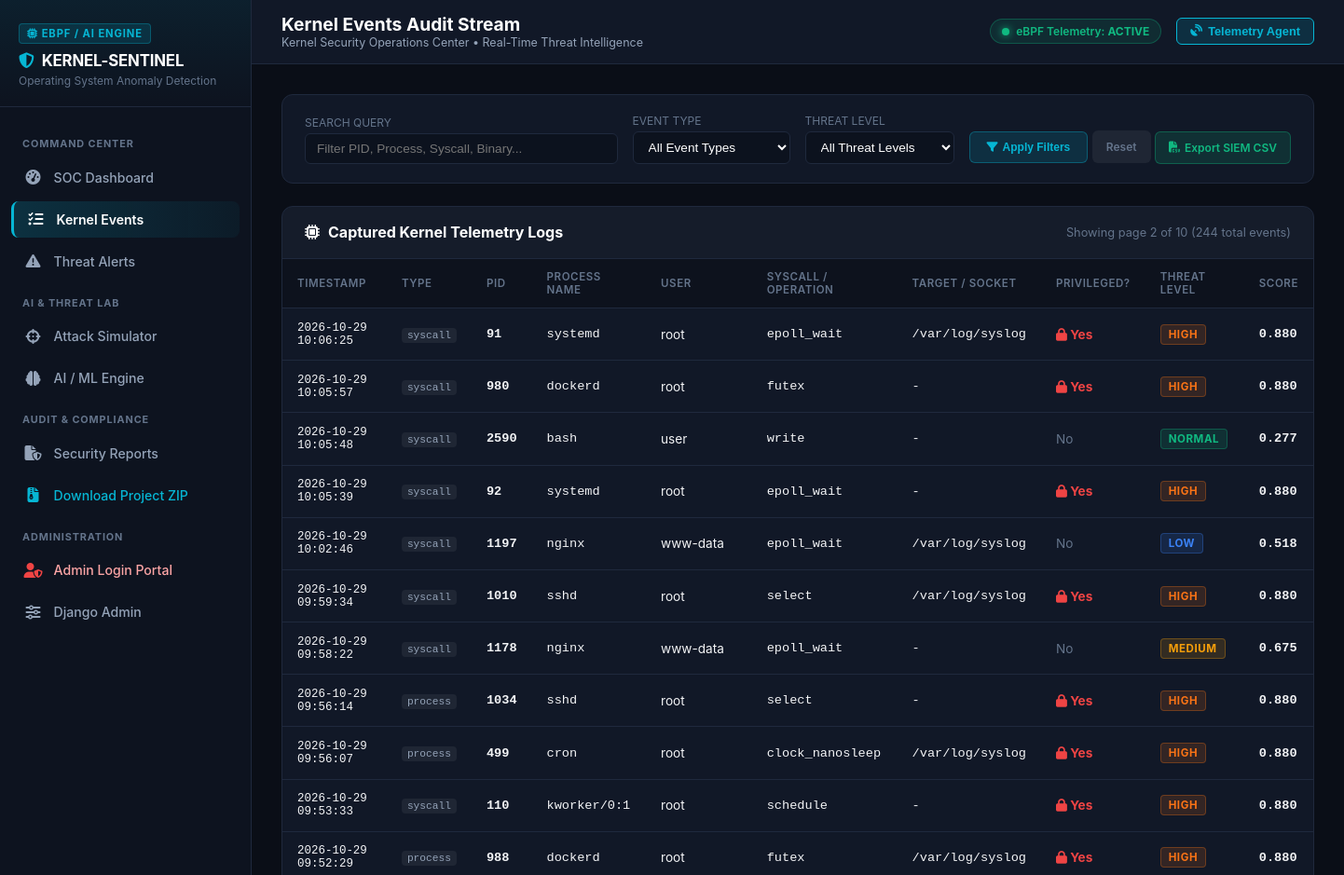
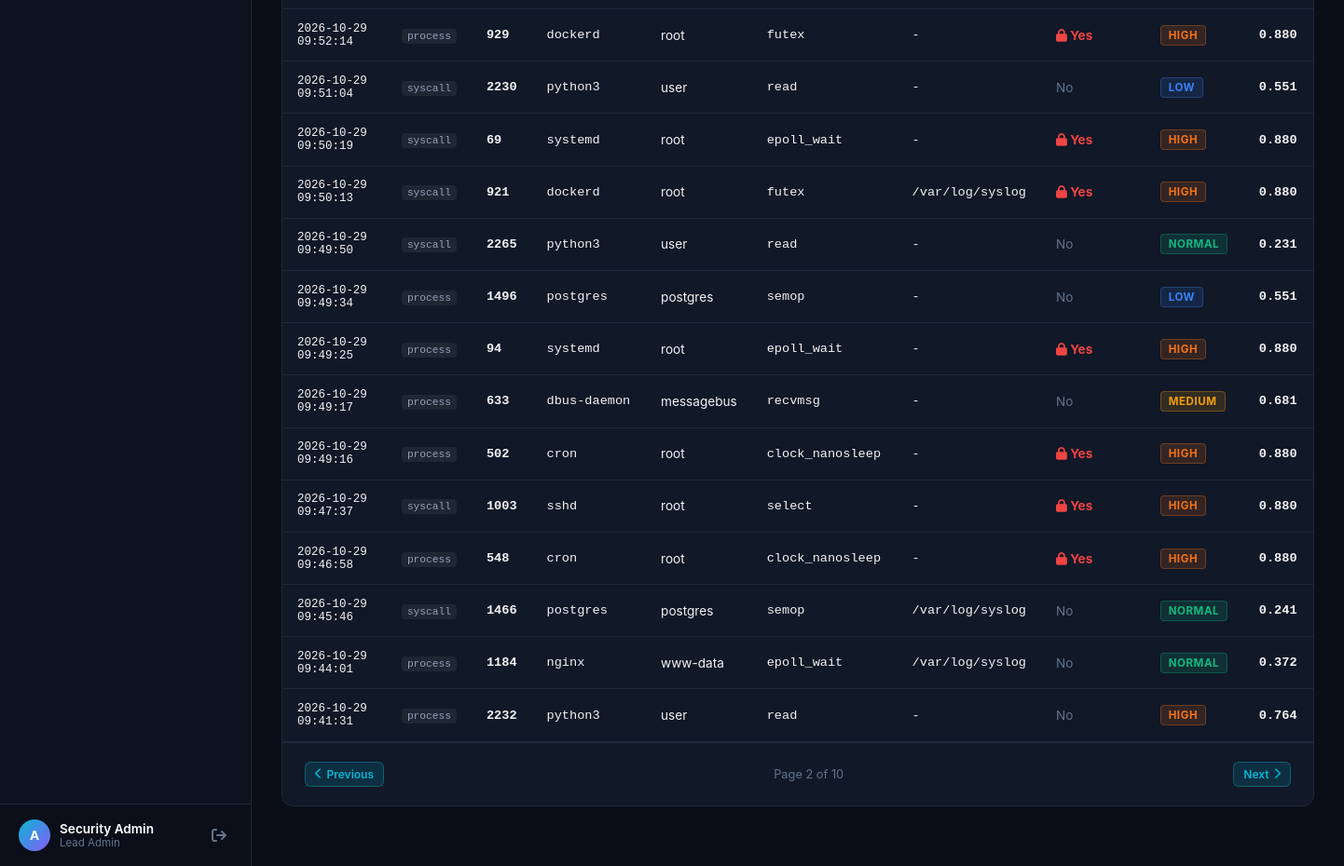
Page /events/?page=2&q=&type=&threat= (signed in) on the committed database (2 pictures, top to bottom).
### monitoring/models.py (models this page shows, shortened)
class KernelEvent(models.Model):
    EVENT_TYPES = (
        ('syscall', 'System Call'),
        ('process', 'Process Event'),
        ('file', 'File Operation'),
        ('network', 'Network Connection'),
        ('privilege', 'Privilege Change'),
    )
    event_id = models.CharField(max_length=64, unique=True, default=uuid.uuid4, editable=False)
    event_type = models.CharField(max_length=20, choices=EVENT_TYPES, db_index=True)
    process_id = models.IntegerField(help_text="PID of the triggering process", db_index=True)
    process_name = models.CharField(max_length=255, db_index=True)
    parent_pid = models.IntegerField(null=True, blank=True)
    user = models.CharField(max_length=100, default='root')
    binary_path = models.CharField(max_length=512, blank=True, default='')
    syscall_name = models.CharField(max_length=100, blank=True, default='')
    target_path = models.CharField(max_length=512, blank=True, default='')
    ip_address = models.CharField(max_length=64, blank=True, default='')
    port = models.IntegerField(null=True, blank=True)
    is_privileged = models.BooleanField(default=False)
    timestamp = models.DateTimeField(auto_now_add=True, db_index=True)
    raw_data = models.JSONField(default=dict, blank=True)
    class Meta:
        ordering = ['-timestamp']

class AnomalyResult(models.Model):
    THREAT_LEVELS = (
        ('NORMAL', 'Normal Activity'),
        ('LOW', 'Low Risk'),
        ('MEDIUM', 'Medium Risk'),
        ('HIGH', 'High Risk'),
        ('CRITICAL', 'Critical Threat'),
    )
    event = models.OneToOneField(KernelEvent, on_delete=models.CASCADE, related_name='anomaly_result')
    anomaly_score = models.FloatField(help_text="Calculated anomaly score between 0.0 and 1.0")
    is_anomaly = models.BooleanField(default=False, db_index=True)
    threat_level = models.CharField(max_length=20, choices=THREAT_LEVELS, default='NORMAL', db_index=True)
    model_type = models.CharField(max_length=100, default='Isolation Forest')
    feature_vector = models.JSONField(default=dict, blank=True)
    explanation = models.JSONField(default=dict, blank=True, help_text="Top deviating feature contributions")
    detected_at = models.DateTimeField(auto_now_add=True)
    class Meta:
        ordering = ['-detected_at']

### monitoring/views.py (the view, shortened to what this page needs)
# urls.py: path('events/', views.events_view, name='events'),
@login_required
def events_view(request):
    event_type = request.GET.get('type', '')
    threat_level = request.GET.get('threat', '')
    search = request.GET.get('q', '').strip()
    events_qs = KernelEvent.objects.select_related('anomaly_result')
    if event_type:
        events_qs = events_qs.filter(event_type=event_type)
    if threat_level:
        events_qs = events_qs.filter(anomaly_result__threat_level=threat_level)
    paginator = Paginator(events_qs, 25)
    page_number = request.GET.get('page')
    page_obj = paginator.get_page(page_number)
    context = {
        'page_obj': page_obj,
        'event_type': event_type,
        'threat_level': threat_level,
        'search': search,
    }
    return render(request, 'monitoring/events.html', context)

### templates/monitoring/events.html (shortened to what this page needs)
{% extends "monitoring/base.html" %}
{% block page_title %}Kernel Events Audit Stream{% endblock %}
{% block content %}
<div class="soc-panel" style="padding: 1.25rem 1.5rem; margin-bottom: 1.5rem;">
    <form method="GET" action="{% url 'events' %}" style="display: flex; gap: 1rem; flex-wrap: wrap; align-items: flex-end;">
        <div style="flex: 1; min-width: 220px;">
            <label style="display: block; font-size: 0.75rem; color: var(--text-dim); margin-bottom: 4px; text-transform: uppercase;">Search Query</label>
            <input type="text" name="q" value="{{ search }}" placeholder="Filter PID, Process, Syscall, Binary..."
                   style="width: 100%; background: #0c121e; border: 1px solid var(--border-color); color: #fff; padding: 8px 12px; border-radius: 6px; font-size: 0.85rem;">
        </div>
        <div style="min-width: 160px;">
            <label style="display: block; font-size: 0.75rem; color: var(--text-dim); margin-bottom: 4px; text-transform: uppercase;">Event Type</label>
            <select name="type" style="width: 100%; background: #0c121e; border: 1px solid var(--border-color); color: #fff; padding: 8px 12px; border-radius: 6px; font-size: 0.85rem;">
                <option value="">All Event Types</option>
            </select>
        </div>
        <div style="min-width: 160px;">
            <label style="display: block; font-size: 0.75rem; color: var(--text-dim); margin-bottom: 4px; text-transform: uppercase;">Threat Level</label>
            <select name="threat" style="width: 100%; background: #0c121e; border: 1px solid var(--border-color); color: #fff; padding: 8px 12px; border-radius: 6px; font-size: 0.85rem;">
                <option value="">All Threat Levels</option>
            </select>
        </div>
        <div>
            <button type="submit" class="btn-action btn-view" style="padding: 9px 18px;">
                <i class="fa-solid fa-filter"></i> Apply Filters
            </button>
            <a href="{% url 'events' %}" class="btn-action" style="background: rgba(255,255,255,0.06); color: var(--text-dim); padding: 9px 14px;">Reset</a>
            <a href="{% url 'export_csv' %}" class="btn-action btn-resolve" style="padding: 9px 14px;">
                <i class="fa-solid fa-file-csv"></i> Export SIEM CSV
            </a>
        </div>
    </form>
</div>
<div class="soc-panel">
    <div class="soc-panel-header">
        <div class="soc-panel-title">
            <i class="fa-solid fa-microchip"></i>
            <span>Captured Kernel Telemetry Logs</span>
        </div>
        <div style="font-size: 0.8rem; color: var(--text-dim);">
            Showing page {{ page_obj.number }} of {{ page_obj.paginator.num_pages }} ({{ page_obj.paginator.count }} total events)
        </div>
    </div>
    <div style="overflow-x: auto;">
        <table class="soc-table">
            <thead>
                <tr>
                    <th>Timestamp</th>
                    <th>Type</th>
                    <th>PID</th>
                    <th>Process Name</th>
                    <th>User</th>
                    <th>Syscall / Operation</th>
                    <th>Target / Socket</th>
                    <th>Privileged?</th>
                    <th>Threat Level</th>
                    <th>Score</th>
                </tr>
            </thead>
            <tbody>
                {% for ev in page_obj %}
                <tr>
                    <td class="font-mono text-cyan" style="font-size: 0.78rem;">
                        {{ ev.timestamp|date:"Y-m-d H:i:s" }}
                    </td>
                    <td><span class="badge-type">{{ ev.event_type }}</span></td>
                    <td class="font-mono"><strong>{{ ev.process_id }}</strong></td>
                    <td class="font-mono">{{ ev.process_name }}</td>
                    <td>{{ ev.user }}</td>
                    <td class="font-mono text-dim">{{ ev.syscall_name|default:"-" }}</td>
                    <td class="font-mono text-dim" style="max-width: 220px; overflow: hidden; text-overflow: ellipsis; white-space: nowrap;" title="{{ ev.target_path|default:ev.ip_address }}">
                        {{ ev.target_path|default:ev.ip_address|default:"-" }}
                    </td>
                    <td>
                        {% if ev.is_privileged %}
                            <span style="color: var(--accent-crimson); font-weight: 700;"><i class="fa-solid fa-lock"></i> Yes</span>
                        {% else %}
                            <span style="color: var(--text-dim);">No</span>
                        {% endif %}
                    </td>
                    <td>
                        {% if ev.anomaly_result %}
                            <span class="badge-threat badge-{{ ev.anomaly_result.threat_level }}">{{ ev.anomaly_result.threat_level }}</span>
                        {% else %}
                            <span class="badge-threat badge-NORMAL">NORMAL</span>
                        {% endif %}
                    </td>
                    <td class="font-mono" style="font-weight: 700;">
                        {% if ev.anomaly_result %}
                            {{ ev.anomaly_result.anomaly_score|floatformat:3 }}
                        {% else %}
                            0.02
                        {% endif %}
                    </td>
                </tr>
                {% empty %}
                <tr>
                    <td colspan="10" style="text-align: center; color: var(--text-dim); padding: 3rem;">
                        No kernel events found matching your search criteria.
                    </td>
                </tr>
                {% endfor %}
            </tbody>
        </table>
    </div>
    {% if page_obj.has_other_pages %}
    <div style="padding: 1.25rem 1.5rem; display: flex; justify-content: space-between; align-items: center; border-top: 1px solid var(--border-color);">
        <div>
            {% if page_obj.has_previous %}
                <a href="?page={{ page_obj.previous_page_number }}&q={{ search }}&type={{ event_type }}&threat={{ threat_level }}" class="btn-action btn-view">
                    <i class="fa-solid fa-chevron-left"></i> Previous
                </a>
            {% endif %}
        </div>
        <div style="font-size: 0.8rem; color: var(--text-dim);">
            Page {{ page_obj.number }} of {{ page_obj.paginator.num_pages }}
        </div>
        <div>
            {% if page_obj.has_next %}
                <a href="?page={{ page_obj.next_page_number }}&q={{ search }}&type={{ event_type }}&threat={{ threat_level }}" class="btn-action btn-view">
                    Next <i class="fa-solid fa-chevron-right"></i>
                </a>
            {% endif %}
        </div>
    </div>
    {% endif %}
</div>
{% endblock %}

### templates/monitoring/base.html (shortened to what this page needs)
<!DOCTYPE html>
<html lang="en">
<head>
    <link rel="stylesheet" href="https://cdnjs.cloudflare.com/ajax/libs/font-awesome/6.5.1/css/all.min.css">
    <link rel="stylesheet" href="/static/css/cyber_soc.css">
</head>
<body>
    <aside class="soc-sidebar">
        <div class="sidebar-header">
            <span class="brand-badge"><i class="fa-solid fa-microchip"></i> eBPF / AI Engine</span>
            <div class="brand-title">
                <i class="fa-solid fa-shield-halved"></i>
                <span>KERNEL-SENTINEL</span>
            </div>
            <div class="brand-subtitle">Operating System Anomaly Detection</div>
        </div>
        <nav class="sidebar-nav">
            <div class="nav-section-label">Command Center</div>
            <a href="{% url 'dashboard' %}" class="soc-nav-link {% if request.resolver_match.url_name == 'dashboard' %}active{% endif %}">
                <i class="fa-solid fa-gauge-high"></i>
                <span>SOC Dashboard</span>
            </a>
            <a href="{% url 'events' %}" class="soc-nav-link {% if request.resolver_match.url_name == 'events' %}active{% endif %}">
                <i class="fa-solid fa-list-check"></i>
                <span>Kernel Events</span>
            </a>
            <a href="{% url 'alerts' %}" class="soc-nav-link {% if request.resolver_match.url_name == 'alerts' %}active{% endif %}">
                <i class="fa-solid fa-triangle-exclamation"></i>
                <span>Threat Alerts</span>
            </a>
            <div class="nav-section-label">AI & Threat Lab</div>
            <a href="{% url 'simulator' %}" class="soc-nav-link {% if request.resolver_match.url_name == 'simulator' %}active{% endif %}">
                <i class="fa-solid fa-crosshairs"></i>
                <span>Attack Simulator</span>
            </a>
            <a href="{% url 'model_management' %}" class="soc-nav-link {% if request.resolver_match.url_name == 'model_management' %}active{% endif %}">
                <i class="fa-solid fa-brain"></i>
                <span>AI / ML Engine</span>
            </a>
            <div class="nav-section-label">Audit & Compliance</div>
            <a href="{% url 'reports' %}" class="soc-nav-link {% if request.resolver_match.url_name == 'reports' %}active{% endif %}">
                <i class="fa-solid fa-file-shield"></i>
                <span>Security Reports</span>
            </a>
            <a href="{% url 'download_zip' %}" class="soc-nav-link" style="color: var(--accent-cyan);">
                <i class="fa-solid fa-file-zipper"></i>
                <span>Download Project ZIP</span>
            </a>
            <div class="nav-section-label">Administration</div>
            <a href="{% url 'admin_login' %}" class="soc-nav-link" style="color: #fca5a5;">
                <i class="fa-solid fa-user-shield" style="color: var(--accent-crimson);"></i>
                <span>Admin Login Portal</span>
            </a>
            <a href="{% url 'admin:index' %}" target="_blank" class="soc-nav-link">
                <i class="fa-solid fa-sliders"></i>
                <span>Django Admin</span>
            </a>
        </nav>
        <div class="sidebar-footer">
            <div class="user-profile">
                <div class="user-info">
                    <div class="user-avatar">
                        {{ request.user.username|make_list|first|upper }}
                    </div>
                    <div>
                        <div class="user-name">{{ request.user.get_full_name|default:request.user.username }}</div>
                        <div class="user-role">
                            {% if request.user.is_superuser %}Lead Admin{% else %}Security Analyst{% endif %}
                        </div>
                    </div>
                </div>
                <a href="{% url 'logout' %}" class="btn-logout" title="Sign Out">
                    <i class="fa-solid fa-arrow-right-from-bracket"></i>
                </a>
            </div>
        </div>
    </aside>
    <main class="soc-main">
        <header class="soc-topbar">
            <div class="topbar-left">
                <div class="soc-title-section">
                    <h1>{% block page_title %}Security Operations Center{% endblock %}</h1>
                    <p>Kernel Security Operations Center &bull; Real-Time Threat Intelligence</p>
                </div>
            </div>
            <div class="topbar-right">
                <div class="pulse-badge">
                    <div class="pulse-dot"></div>
                    <span>eBPF Telemetry: <strong>ACTIVE</strong></span>
                </div>
                <button id="btn-toggle-probe" class="btn-probe-toggle" title="Toggle background telemetry agent">
                    <i class="fa-solid fa-satellite-dish"></i>
                    <span>Telemetry Agent</span>
                </button>
            </div>
        </header>
        <div class="soc-container">
            {% block content %}{% endblock %}
        </div>
    </main>
</body>
</html>

### rows in the picture
KernelEvent: timestamp "2026-10-29 10:06:25", event_type "syscall", process_id "91", process_name "systemd", user "root", syscall_name "epoll_wait", target_path "/var/log/syslog", is_privileged True (drawn), anomaly_result.threat_level "HIGH", anomaly_result.anomaly_score "0.880"
KernelEvent: timestamp "2026-10-29 10:05:57", event_type "syscall", process_id "980", process_name "dockerd", user "root", syscall_name "futex", target_path "-", is_privileged True (drawn), anomaly_result.threat_level "HIGH", anomaly_result.anomaly_score "0.880"
KernelEvent: timestamp "2026-10-29 10:05:48", event_type "syscall", process_id "2590", process_name "bash", user "user", syscall_name "write", target_path "-", is_privileged "No", anomaly_result.threat_level "NORMAL", anomaly_result.anomaly_score "0.277"
KernelEvent: timestamp "2026-10-29 10:05:39", event_type "syscall", process_id "92", process_name "systemd", user "root", syscall_name "epoll_wait", target_path "-", is_privileged True (drawn), anomaly_result.threat_level "HIGH", anomaly_result.anomaly_score "0.880"
KernelEvent: timestamp "2026-10-29 10:02:46", event_type "syscall", process_id "1197", process_name "nginx", user "www-data", syscall_name "epoll_wait", target_path "/var/log/syslog", is_privileged "No", anomaly_result.threat_level "LOW", anomaly_result.anomaly_score "0.518"
KernelEvent: timestamp "2026-10-29 09:59:34", event_type "syscall", process_id "1010", process_name "sshd", user "root", syscall_name "select", target_path "/var/log/syslog", is_privileged True (drawn), anomaly_result.threat_level "HIGH", anomaly_result.anomaly_score "0.880"
KernelEvent: timestamp "2026-10-29 09:58:22", event_type "syscall", process_id "1178", process_name "nginx", user "www-data", syscall_name "epoll_wait", target_path "-", is_privileged "No", anomaly_result.threat_level "MEDIUM", anomaly_result.anomaly_score "0.675"
KernelEvent: timestamp "2026-10-29 09:56:14", event_type "process", process_id "1034", process_name "sshd", user "root", syscall_name "select", target_path "-", is_privileged True (drawn), anomaly_result.threat_level "HIGH", anomaly_result.anomaly_score "0.880"
KernelEvent: timestamp "2026-10-29 09:56:07", event_type "process", process_id "499", process_name "cron", user "root", syscall_name "clock_nanosleep", target_path "/var/log/syslog", is_privileged True (drawn), anomaly_result.threat_level "HIGH", anomaly_result.anomaly_score "0.880"
KernelEvent: timestamp "2026-10-29 09:53:33", event_type "syscall", process_id "110", process_name "kworker/0:1", user "root", syscall_name "schedule", target_path "-", is_privileged True (drawn), anomaly_result.threat_level "HIGH", anomaly_result.anomaly_score "0.880"
KernelEvent: timestamp "2026-10-29 09:52:29", event_type "process", process_id "988", process_name "dockerd", user "root", syscall_name "futex", target_path "/var/log/syslog", is_privileged True (drawn), anomaly_result.threat_level "HIGH", anomaly_result.anomaly_score "0.880"
KernelEvent: timestamp "2026-10-29 09:52:14", event_type "process", process_id "929", process_name "dockerd", user "root", syscall_name "futex", target_path "-", is_privileged True (drawn), anomaly_result.threat_level "HIGH", anomaly_result.anomaly_score "0.880"
KernelEvent: timestamp "2026-10-29 09:51:04", event_type "syscall", process_id "2230", process_name "python3", user "user", syscall_name "read", target_path "-", is_privileged "No", anomaly_result.threat_level "LOW", anomaly_result.anomaly_score "0.551"
KernelEvent: timestamp "2026-10-29 09:50:19", event_type "syscall", process_id "69", process_name "systemd", user "root", syscall_name "epoll_wait", target_path "-", is_privileged True (drawn), anomaly_result.threat_level "HIGH", anomaly_result.anomaly_score "0.880"
KernelEvent: timestamp "2026-10-29 09:50:13", event_type "syscall", process_id "921", process_name "dockerd", user "root", syscall_name "futex", target_path "/var/log/syslog", is_privileged True (drawn), anomaly_result.threat_level "HIGH", anomaly_result.anomaly_score "0.880"
KernelEvent: timestamp "2026-10-29 09:49:50", event_type "syscall", process_id "2265", process_name "python3", user "user", syscall_name "read", target_path "-", is_privileged "No", anomaly_result.threat_level "NORMAL", anomaly_result.anomaly_score "0.231"
KernelEvent: timestamp "2026-10-29 09:49:34", event_type "process", process_id "1496", process_name "postgres", user "postgres", syscall_name "semop", target_path "-", is_privileged "No", anomaly_result.threat_level "LOW", anomaly_result.anomaly_score "0.551"
KernelEvent: timestamp "2026-10-29 09:49:25", event_type "process", process_id "94", process_name "systemd", user "root", syscall_name "epoll_wait", target_path "-", is_privileged True (drawn), anomaly_result.threat_level "HIGH", anomaly_result.anomaly_score "0.880"
KernelEvent: timestamp "2026-10-29 09:49:17", event_type "process", process_id "633", process_name "dbus-daemon", user "messagebus", syscall_name "recvmsg", target_path "-", is_privileged "No", anomaly_result.threat_level "MEDIUM", anomaly_result.anomaly_score "0.681"
KernelEvent: timestamp "2026-10-29 09:49:16", event_type "process", process_id "502", process_name "cron", user "root", syscall_name "clock_nanosleep", target_path "-", is_privileged True (drawn), anomaly_result.threat_level "HIGH", anomaly_result.anomaly_score "0.880"
KernelEvent: timestamp "2026-10-29 09:47:37", event_type "syscall", process_id "1003", process_name "sshd", user "root", syscall_name "select", target_path "-", is_privileged True (drawn), anomaly_result.threat_level "HIGH", anomaly_result.anomaly_score "0.880"
KernelEvent: timestamp "2026-10-29 09:46:58", event_type "process", process_id "548", process_name "cron", user "root", syscall_name "clock_nanosleep", target_path "-", is_privileged True (drawn), anomaly_result.threat_level "HIGH", anomaly_result.anomaly_score "0.880"
KernelEvent: timestamp "2026-10-29 09:45:46", event_type "syscall", process_id "1466", process_name "postgres", user "postgres", syscall_name "semop", target_path "/var/log/syslog", is_privileged "No", anomaly_result.threat_level "NORMAL", anomaly_result.anomaly_score "0.241"
KernelEvent: timestamp "2026-10-29 09:44:01", event_type "process", process_id "1184", process_name "nginx", user "www-data", syscall_name "epoll_wait", target_path "/var/log/syslog", is_privileged "No", anomaly_result.threat_level "NORMAL", anomaly_result.anomaly_score "0.372"
KernelEvent: timestamp "2026-10-29 09:41:31", event_type "process", process_id "2232", process_name "python3", user "user", syscall_name "read", target_path "-", is_privileged "No", anomaly_result.threat_level "HIGH", anomaly_result.anomaly_score "0.764"

### other values in the picture
{{ request.user.username|make_list|first|upper }} "A"
{{ request.user.get_full_name|default:request.user.username }} "Security Admin"
{{ page_obj.number }} "2"
{{ page_obj.paginator.num_pages }} "10"
{{ page_obj.paginator.count }} "244"
